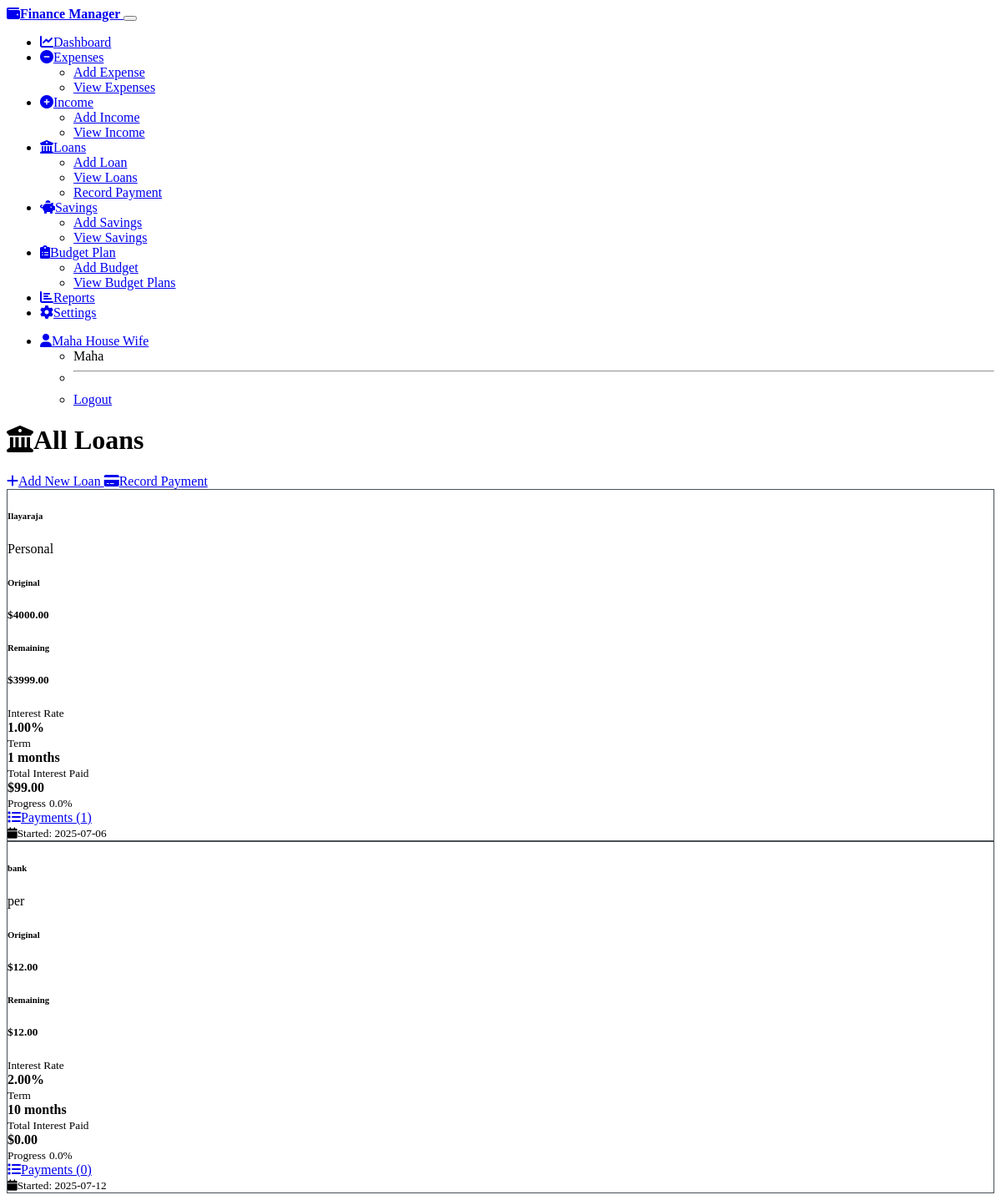
Page /loans/list (signed in) on the committed database.
### models.py (models this page shows, shortened)
class User(UserMixin, db.Model):
    __tablename__ = 'user'
    id = db.Column(db.Integer, primary_key=True, autoincrement=True)
    household_id = db.Column(db.Integer, db.ForeignKey('household.id'), nullable=False)
    display_name = db.Column(db.String(100), nullable=False)
    email = db.Column(db.String(200), unique=True, nullable=True)
    password_hash = db.Column(db.String(255), nullable=True)
    created_at = db.Column(db.DateTime, default=datetime.utcnow)
    expenses = db.relationship('Expense', backref='user', lazy=True)
    savings = db.relationship('Savings', backref='user', lazy=True)
    budget_plans = db.relationship('BudgetPlan', backref='user', lazy=True)

class Household(db.Model):
    __tablename__ = 'household'
    id = db.Column(db.Integer, primary_key=True, autoincrement=True)
    name = db.Column(db.String(100), nullable=False)
    created_at = db.Column(db.DateTime, default=datetime.utcnow)
    users = db.relationship('User', backref='household', lazy=True)
    expense_categories = db.relationship('ExpenseCategory', backref='household', lazy=True)
    expenses = db.relationship('Expense', backref='household', lazy=True)
    incomes = db.relationship('Income', backref='household', lazy=True)
    loans = db.relationship('Loan', backref='household', lazy=True)
    savings = db.relationship('Savings', backref='household', lazy=True)
    budget_plans = db.relationship('BudgetPlan', backref='household', lazy=True)

class Loan(db.Model):
    __tablename__ = 'loan'
    id = db.Column(db.Integer, primary_key=True, autoincrement=True)
    household_id = db.Column(db.Integer, db.ForeignKey('household.id'), nullable=False)
    lender_name = db.Column(db.String(100))
    principal = db.Column(db.Numeric(14, 2), nullable=False)
    interest_rate = db.Column(db.Numeric(5, 2), nullable=False)  # Annual percentage
    term_months = db.Column(db.Integer, nullable=False)
    start_date = db.Column(db.Date, nullable=False)
    loan_type = db.Column(db.String(50))
    notes = db.Column(db.String(255))
    created_at = db.Column(db.DateTime, default=datetime.utcnow)
    payments = db.relationship('LoanPayment', backref='loan', lazy=True, order_by='LoanPayment.payment_date')
    def get_remaining_balance(self):
        total_principal_paid = sum(payment.principal_portion for payment in self.payments)
        return float(self.principal) - float(total_principal_paid)
    def get_total_interest_paid(self):
        return float(sum(payment.interest_portion for payment in self.payments))

### routes.py (the view)
@loan_bp.route('/list')
@login_required
def list_loans():
    loans = Loan.query.filter_by(household_id=current_user.household_id).all()
    loan_data = []
    for loan in loans:
        loan_data.append({
            'loan': loan,
            'remaining_balance': loan.get_remaining_balance(),
            'total_interest_paid': loan.get_total_interest_paid(),
            'payment_count': len(loan.payments)
        })
    return render_template('loans/list.html', loan_data=loan_data)

### templates/loans/list.html (shortened to what this page needs)
{% extends "base.html" %}
{% block content %}
<div class="d-flex justify-content-between align-items-center mb-4">
    <h1><i class="fas fa-university me-2"></i>All Loans</h1>
    <div class="btn-group">
        <a href="{{ url_for('loan.add_loan') }}" class="btn btn-primary">
            <i class="fas fa-plus me-2"></i>Add New Loan
        </a>
        <a href="{{ url_for('loan.add_payment') }}" class="btn btn-outline-primary">
            <i class="fas fa-credit-card me-2"></i>Record Payment
        </a>
    </div>
</div>
{% if loan_data %}
<div class="row">
    {% for loan_info in loan_data %}
    <div class="col-md-6 col-lg-4 mb-4">
        <div class="card">
            <div class="card-header d-flex justify-content-between align-items-center">
                <h6 class="mb-0">{{ loan_info.loan.lender_name or 'Loan #' ~ loan_info.loan.id }}</h6>
                <span class="badge bg-secondary">{{ loan_info.loan.loan_type or 'N/A' }}</span>
            </div>
            <div class="card-body">
                <div class="row text-center mb-3">
                    <div class="col-6">
                        <h6 class="text-muted">Original</h6>
                        <h5>${{ "%.2f"|format(loan_info.loan.principal) }}</h5>
                    </div>
                    <div class="col-6">
                        <h6 class="text-muted">Remaining</h6>
                        <h5 class="{% if loan_info.remaining_balance <= 0 %}text-success{% else %}text-warning{% endif %}">
                            ${{ "%.2f"|format(loan_info.remaining_balance) }}
                        </h5>
                    </div>
                </div>
                <div class="row text-center mb-3">
                    <div class="col-6">
                        <small class="text-muted">Interest Rate</small><br>
                        <strong>{{ loan_info.loan.interest_rate }}%</strong>
                    </div>
                    <div class="col-6">
                        <small class="text-muted">Term</small><br>
                        <strong>{{ loan_info.loan.term_months }} months</strong>
                    </div>
                </div>
                <div class="row text-center mb-3">
                    <div class="col-12">
                        <small class="text-muted">Total Interest Paid</small><br>
                        <strong class="text-info">${{ "%.2f"|format(loan_info.total_interest_paid) }}</strong>
                    </div>
                </div>
                {% if loan_info.remaining_balance > 0 %}
                {% set progress = ((loan_info.loan.principal|float - loan_info.remaining_balance|float) / loan_info.loan.principal|float * 100) %}
                <div class="mb-3">
                    <div class="d-flex justify-content-between mb-1">
                        <small>Progress</small>
                        <small>{{ "%.1f"|format(progress) }}%</small>
                    </div>
                </div>
                {% else %}
                <div class="alert alert-success mb-3">
                    <i class="fas fa-check-circle me-1"></i>Loan Paid Off!
                </div>
                {% endif %}
                <div class="d-flex gap-2">
                    <a href="{{ url_for('loan.loan_payments', loan_id=loan_info.loan.id) }}" class="btn btn-sm btn-outline-primary">
                        <i class="fas fa-list me-1"></i>Payments ({{ loan_info.payment_count }})
                    </a>
                </div>
            </div>
            <div class="card-footer text-muted">
                <small>
                    <i class="fas fa-calendar me-1"></i>Started: {{ loan_info.loan.start_date.strftime('%Y-%m-%d') }}
                </small>
            </div>
        </div>
    </div>
    {% endfor %}
</div>
{% endif %}
{% endblock %}

### templates/base.html (shortened to what this page needs)
<!DOCTYPE html>
<html lang="en" data-bs-theme="dark">
<head>
    <link href="https://cdn.replit.com/agent/bootstrap-agent-dark-theme.min.css" rel="stylesheet">
    <link rel="stylesheet" href="https://cdnjs.cloudflare.com/ajax/libs/font-awesome/6.0.0/css/all.min.css">
    <link rel="stylesheet" href="{{ url_for('static', filename='css/custom.css') }}">
</head>
<body>
    {% if current_user.is_authenticated %}
    <nav class="navbar navbar-expand-lg navbar-dark bg-primary">
        <div class="container">
            <a class="navbar-brand" href="{{ url_for('main.dashboard') }}">
                <i class="fas fa-wallet me-2"></i>Finance Manager
            </a>
            <button class="navbar-toggler" type="button" data-bs-toggle="collapse" data-bs-target="#navbarNav">
            </button>
            <div class="collapse navbar-collapse" id="navbarNav">
                <ul class="navbar-nav me-auto">
                    <li class="nav-item">
                        <a class="nav-link" href="{{ url_for('main.dashboard') }}">
                            <i class="fas fa-chart-line me-1"></i>Dashboard
                        </a>
                    </li>
                    <li class="nav-item dropdown">
                        <a class="nav-link dropdown-toggle" href="#" role="button" data-bs-toggle="dropdown">
                            <i class="fas fa-minus-circle me-1"></i>Expenses
                        </a>
                        <ul class="dropdown-menu">
                            <li><a class="dropdown-item" href="{{ url_for('expense.add_expense') }}">Add Expense</a></li>
                            <li><a class="dropdown-item" href="{{ url_for('expense.list_expenses') }}">View Expenses</a></li>
                        </ul>
                    </li>
                    <li class="nav-item dropdown">
                        <a class="nav-link dropdown-toggle" href="#" role="button" data-bs-toggle="dropdown">
                            <i class="fas fa-plus-circle me-1"></i>Income
                        </a>
                        <ul class="dropdown-menu">
                            <li><a class="dropdown-item" href="{{ url_for('income.add_income') }}">Add Income</a></li>
                            <li><a class="dropdown-item" href="{{ url_for('income.list_income') }}">View Income</a></li>
                        </ul>
                    </li>
                    <li class="nav-item dropdown">
                        <a class="nav-link dropdown-toggle" href="#" role="button" data-bs-toggle="dropdown">
                            <i class="fas fa-university me-1"></i>Loans
                        </a>
                        <ul class="dropdown-menu">
                            <li><a class="dropdown-item" href="{{ url_for('loan.add_loan') }}">Add Loan</a></li>
                            <li><a class="dropdown-item" href="{{ url_for('loan.list_loans') }}">View Loans</a></li>
                            <li><a class="dropdown-item" href="{{ url_for('loan.add_payment') }}">Record Payment</a></li>
                        </ul>
                    </li>
                    <li class="nav-item dropdown">
                        <a class="nav-link dropdown-toggle" href="#" role="button" data-bs-toggle="dropdown">
                            <i class="fas fa-piggy-bank me-1"></i>Savings
                        </a>
                        <ul class="dropdown-menu">
                            <li><a class="dropdown-item" href="{{ url_for('savings.add_savings') }}">Add Savings</a></li>
                            <li><a class="dropdown-item" href="{{ url_for('savings.list_savings') }}">View Savings</a></li>
                        </ul>
                    </li>
                    <li class="nav-item dropdown">
                        <a class="nav-link dropdown-toggle" href="#" role="button" data-bs-toggle="dropdown">
                            <i class="fas fa-clipboard-list me-1"></i>Budget Plan
                        </a>
                        <ul class="dropdown-menu">
                            <li><a class="dropdown-item" href="{{ url_for('budget.add_budget') }}">Add Budget</a></li>
                            <li><a class="dropdown-item" href="{{ url_for('budget.list_budget') }}">View Budget Plans</a></li>
                        </ul>
                    </li>
                    <li class="nav-item">
                        <a class="nav-link" href="{{ url_for('report.index') }}">
                            <i class="fas fa-chart-bar me-1"></i>Reports
                        </a>
                    </li>
                    <li class="nav-item">
                        <a class="nav-link" href="{{ url_for('settings.index') }}">
                            <i class="fas fa-cog me-1"></i>Settings
                        </a>
                    </li>
                </ul>
                <ul class="navbar-nav">
                    <li class="nav-item dropdown">
                        <a class="nav-link dropdown-toggle" href="#" role="button" data-bs-toggle="dropdown">
                            <i class="fas fa-user me-1"></i>{{ current_user.display_name }}
                        </a>
                        <ul class="dropdown-menu">
                            <li><span class="dropdown-item-text">{{ current_user.household.name }}</span></li>
                            <li><hr class="dropdown-divider"></li>
                            <li><a class="dropdown-item" href="{{ url_for('auth.logout') }}">Logout</a></li>
                        </ul>
                    </li>
                </ul>
            </div>
        </div>
    </nav>
    {% endif %}
    <main class="container mt-4">
        {% block content %}{% endblock %}
    </main>
</body>
</html>

### static/css/custom.css (style rules this page uses)
:root { --bs-body-bg: #1a1a1a; --bs-body-color: #e9ecef; --bs-border-color: #495057; }
.card { border: 1px solid var(--bs-border-color); transition: box-shadow 0.15s ease-in-out; }
.navbar-brand { font-weight: 600; }
.nav-link { transition: color 0.15s ease-in-out; }
.btn { transition: all 0.15s ease-in-out; }

### rows in the picture
User: display_name "Maha House Wife"
Household: household.name "Maha"
Loan: loan "Ilayaraja", loan "Personal", loan.principal "4000.00", loan.interest_rate "1.00", loan.term_months "1", loan.start_date "2025-07-06"
Loan: loan "bank", loan "per", loan.principal "12.00", loan.interest_rate "2.00", loan.term_months "10", loan.start_date "2025-07-12"

### other values in the picture
{{ "%.2f"|format(loan_info.remaining_balance) }} "3999.00" "12.00"
{{ "%.2f"|format(loan_info.total_interest_paid) }} "99.00" "0.00"
{{ "%.1f"|format(progress) }} "0.0" "0.0"
{{ loan_info.payment_count }} "1" "0"
